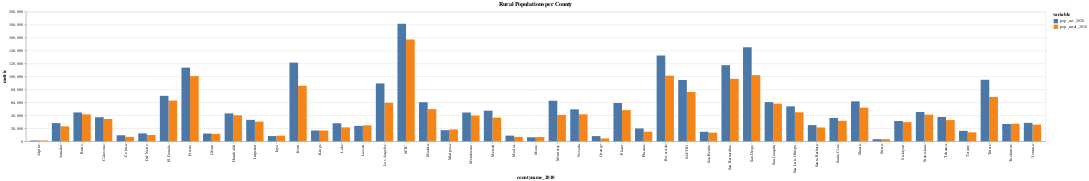

The code cell stored with this chart in its notebook:
### Markdown cell above
### Rural Populations per County

### Code cell
alt.Chart(melt[~melt["variable"].isin(["apportionment_calc_2010","apportionment_calc_2020"])]).mark_bar().encode(
    x = "countyname_2010:N",
    y = "metric:Q",
    xOffset="variable:N",
    color = "variable:N",
    tooltip = ["countyname_2010","variable","metric"]
).properties(
    width= "container",
    title= "Rural Populations per County"
)

### Figure 1 — Vega-Lite specification as saved in the notebook (floating-point values rounded to 4 significant figures)
{"config": {"view": {"continuousWidth": 300, "continuousHeight": 300}}, "data": {"name": "data-27ea87b01b7a4a0f340d1782fb34dbff"}, "mark": {"type": "bar"}, "encoding": {"color": {"field": "variable", "type": "nominal"}, "tooltip": [{"field": "countyname_2010", "type": "nominal"}, {"field": "variable", "type": "nominal"}, {"field": "metric", "type": "quantitative"}], "x": {"field": "countyname_2010", "type": "nominal"}, "xOffset": {"field": "variable", "type": "nominal"}, "y": {"field": "metric", "type": "quantitative"}}, "title": "Rural Populations per County", "width": "container", "$schema": "https://vega.github.io/schema/vega-lite/v5.20.1.json", "datasets": {"data-27ea87b01b7a4a0f340d1782fb34dbff": [{"countyname_2010": "Alpine", "variable": "pop_rural_2010", "metric": 1175}, {"countyname_2010": "Amador", "variable": "pop_rural_2010", "metric": 23016}, {"countyname_2010": "Butte", "variable": "pop_rural_2010", "metric": 41584}, {"countyname_2010": "Calaveras", "variable": "pop_rural_2010", "metric": 34370}, {"countyname_2010": "Colusa", "variable": "pop_rural_2010", "metric": 6795}, {"countyname_2010": "Del Norte", "variable": "pop_rural_2010", "metric": 9634}, {"countyname_2010": "El Dorado", "variable": "pop_rural_2010", "metric": 62827}, {"countyname_2010": "Fresno", "variable": "pop_rural_2010", "metric": 100537}, {"countyname_2010": "Glenn", "variable": "pop_rural_2010", "metric": 11494}, {"countyname_2010": "Humboldt", "variable": "pop_rural_2010", "metric": 40062}, {"countyname_2010": "Imperial", "variable": "pop_rural_2010", "metric": 30399}, {"countyname_2010": "Inyo", "variable": "pop_rural_2010", "metric": 8611}, {"countyname_2010": "Kern", "variable": "pop_rural_2010", "metric": 85693}, {"countyname_2010": "Kings", "variable": "pop_rural_2010", "metric": 16601}, {"countyname_2010": "Lake", "variable": "pop_rural_2010", "metric": 21408}, {"countyname_2010": "Lassen", "variable": "pop_rural_2010", "metric": 24610}, {"countyname_2010": "Los Angeles", "variable": "pop_rural_2010", "metric": 59424}, {"countyname_2010": "Madera", "variable": "pop_rural_2010", "metric": 49672}, {"countyname_2010": "Mariposa", "variable": "pop_rural_2010", "metric": 18251}, {"countyname_2010": "Mendocino", "variable": "pop_rural_2010", "metric": 39731}, {"countyname_2010": "Merced", "variable": "pop_rural_2010", "metric": 36510}, {"countyname_2010": "Modoc", "variable": "pop_rural_2010", "metric": 6776}, {"countyname_2010": "Mono", "variable": "pop_rural_2010", "metric": 6509}, {"countyname_2010": "Monterey", "variable": "pop_rural_2010", "metric": 40742}, {"countyname_2010": "Nevada", "variable": "pop_rural_2010", "metric": 41614}, {"countyname_2010": "Orange", "variable": "pop_rural_2010", "metric": 4315}, {"countyname_2010": "Placer", "variable": "pop_rural_2010", "metric": 48039}, {"countyname_2010": "Plumas", "variable": "pop_rural_2010", "metric": 14810}, {"countyname_2010": "Riverside", "variable": "pop_rural_2010", "metric": 101212}, {"countyname_2010": "San Benito", "variable": "pop_rural_2010", "metric": 13267}, {"countyname_2010": "San Bernardino", "variable": "pop_rural_2010", "metric": 96357}, {"countyname_2010": "San Diego", "variable": "pop_rural_2010", "metric": 102054}, {"countyname_2010": "San Joaquin", "variable": "pop_rural_2010", "metric": 58065}, {"countyname_2010": "San Luis Obispo", "variable": "pop_rural_2010", "metric": 44750}, {"countyname_2010": "Santa Barbara", "variable": "pop_rural_2010", "metric": 21269}, {"countyname_2010": "Santa Cruz", "variable": "pop_rural_2010", "metric": 31589}, {"countyname_2010": "Shasta", "variable": "pop_rural_2010", "metric": 51902}, {"countyname_2010": "Sierra", "variable": "pop_rural_2010", "metric": 3231}, {"countyname_2010": "Siskiyou", "variable": "pop_rural_2010", "metric": 29556}, {"countyname_2010": "Stanislaus", "variable": "pop_rural_2010", "metric": 41057}, {"countyname_2010": "Tehama", "variable": "pop_rural_2010", "metric": 32676}, {"countyname_2010": "Trinity", "variable": "pop_rural_2010", "metric": 13786}, {"countyname_2010": "Tulare", "variable": "pop_rural_2010", "metric": 68449}, {"countyname_2010": "Tuolumne", "variable": "pop_rural_2010", "metric": 27110}, {"countyname_2010": "Ventura", "variable": "pop_rural_2010", "metric": 25725}, {"countyname_2010": "MTC", "variable": "pop_rural_2010", "metric": 156971}, {"countyname_2010": "SACOG", "variable": "pop_rural_2010", "metric": 76115}, {"countyname_2010": "Alpine", "variable": "pop_rur_2020", "metric": 1204}, {"countyname_2010": "Amador", "variable": "pop_rur_2020", "metric": 28020}, {"countyname_2010": "Butte", "variable": "pop_rur_2020", "metric": 44478}, {"countyname_2010": "Calaveras", "variable": "pop_rur_2020", "metric": 37128}, {"countyname_2010": "Colusa", "variable": "pop_rur_2020", "metric": 9326}, {"countyname_2010": "Del Norte", "variable": "pop_rur_2020", "metric": 12123}, {"countyname_2010": "El Dorado", "variable": "pop_rur_2020", "metric": 70112}, {"countyname_2010": "Fresno", "variable": "pop_rur_2020", "metric": 113625}, {"countyname_2010": "Glenn", "variable": "pop_rur_2020", "metric": 11917}, {"countyname_2010": "Humboldt", "variable": "pop_rur_2020", "metric": 43033}, {"countyname_2010": "Imperial", "variable": "pop_rur_2020", "metric": 33075}, {"countyname_2010": "Inyo", "variable": "pop_rur_2020", "metric": 8003}, {"countyname_2010": "Kern", "variable": "pop_rur_2020", "metric": 121409}, {"countyname_2010": "Kings", "variable": "pop_rur_2020", "metric": 16642}, {"countyname_2010": "Lake", "variable": "pop_rur_2020", "metric": 27802}, {"countyname_2010": "Lassen", "variable": "pop_rur_2020", "metric": 23735}, {"countyname_2010": "Los Angeles", "variable": "pop_rur_2020", "metric": 89220}, {"countyname_2010": "Madera", "variable": "pop_rur_2020", "metric": 60326}, {"countyname_2010": "Mariposa", "variable": "pop_rur_2020", "metric": 17131}, {"countyname_2010": "Mendocino", "variable": "pop_rur_2020", "metric": 44394}, {"countyname_2010": "Merced", "variable": "pop_rur_2020", "metric": 47239}, {"countyname_2010": "Modoc", "variable": "pop_rur_2020", "metric": 8700}, {"countyname_2010": "Mono", "variable": "pop_rur_2020", "metric": 6150}, {"countyname_2010": "Monterey", "variable": "pop_rur_2020", "metric": 62577}, {"countyname_2010": "Nevada", "variable": "pop_rur_2020", "metric": 49285}, {"countyname_2010": "Orange", "variable": "pop_rur_2020", "metric": 7962}, {"countyname_2010": "Placer", "variable": "pop_rur_2020", "metric": 59016}, {"countyname_2010": "Plumas", "variable": "pop_rur_2020", "metric": 19790}, {"countyname_2010": "Riverside", "variable": "pop_rur_2020", "metric": 132359}, {"countyname_2010": "San Benito", "variable": "pop_rur_2020", "metric": 14598}, {"countyname_2010": "San Bernardino", "variable": "pop_rur_2020", "metric": 117405}, {"countyname_2010": "San Diego", "variable": "pop_rur_2020", "metric": 144963}, {"countyname_2010": "San Joaquin", "variable": "pop_rur_2020", "metric": 60401}, {"countyname_2010": "San Luis Obispo", "variable": "pop_rur_2020", "metric": 53909}, {"countyname_2010": "Santa Barbara", "variable": "pop_rur_2020", "metric": 24964}, {"countyname_2010": "Santa Cruz", "variable": "pop_rur_2020", "metric": 36006}, {"countyname_2010": "Shasta", "variable": "pop_rur_2020", "metric": 61553}, {"countyname_2010": "Sierra", "variable": "pop_rur_2020", "metric": 3196}, {"countyname_2010": "Siskiyou", "variable": "pop_rur_2020", "metric": 31256}, {"countyname_2010": "Stanislaus", "variable": "pop_rur_2020", "metric": 45173}, {"countyname_2010": "Tehama", "variable": "pop_rur_2020", "metric": 37544}, {"countyname_2010": "Trinity", "variable": "pop_rur_2020", "metric": 16112}, {"countyname_2010": "Tulare", "variable": "pop_rur_2020", "metric": 94889}, {"countyname_2010": "Tuolumne", "variable": "pop_rur_2020", "metric": 26607}, {"countyname_2010": "Ventura", "variable": "pop_rur_2020", "metric": 28411}, {"countyname_2010": "MTC", "variable": "pop_rur_2020", "metric": 181435}, {"countyname_2010": "SACOG", "variable": "pop_rur_2020", "metric": 94530}]}}
